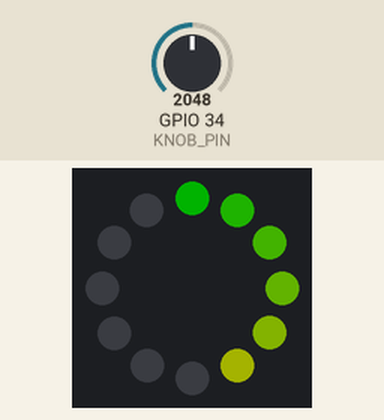
Bench run of a sketch on a simulated ESP32. On the bench: 12 RGB LEDs in a ring, first at the top, clockwise. Inputs (shaded band) come from the test bench; at power-on: GPIO 34 (KNOB_PIN) = 2048. Dim RGB values are drawn brighter than linear; what the sketch prints to the serial monitor is not drawn.

Above: at 1.2 s.
1.3 s: GPIO 34 (KNOB_PIN) set to 2866
At 1.9 s:
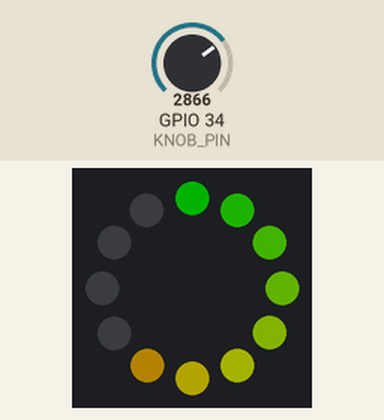
2.8 s: GPIO 34 (KNOB_PIN) set to 3603
At 3.7 s:
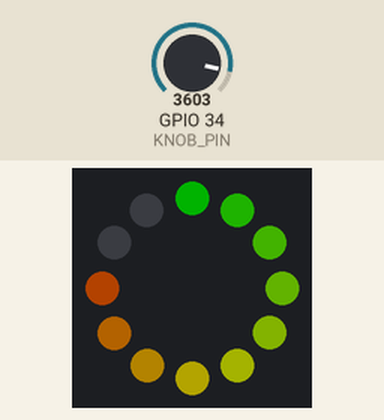
4.3 s: GPIO 34 (KNOB_PIN) set to 4095
At 4.8 s:
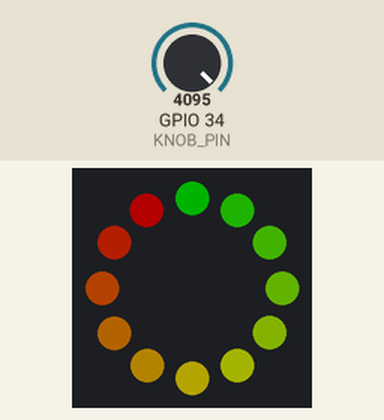
5.8 s: GPIO 34 (KNOB_PIN) set to 2047
At 6.6 s:
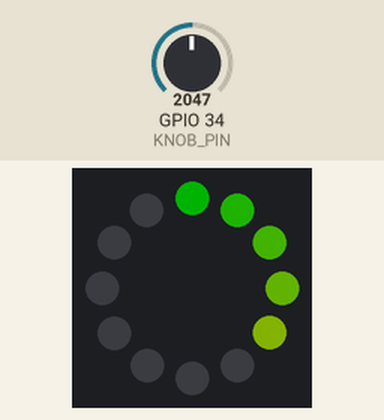
7.3 s: GPIO 34 (KNOB_PIN) set to 1228
At 8.4 s:
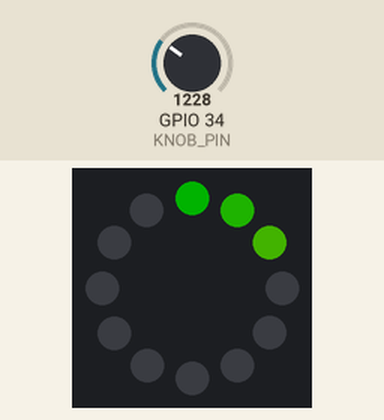
8.8 s: GPIO 34 (KNOB_PIN) set to 0
At 9.6 s:
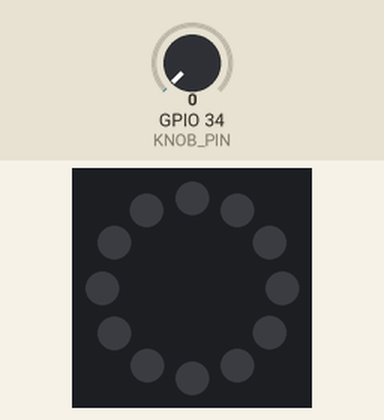
Timing chart, 0 to 11.3 s (numbered marks = the images above; inputs shaded):
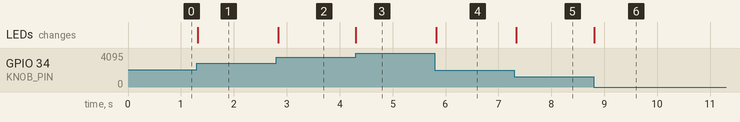

The sketch:

ring.ino
```cpp
// WS2812B LED রিং দিয়ে মিটার — ESP32 বোর্ড
// নব ঘোরালে কয়টা LED জ্বলবে তা বদলায়: শুরুর দিকে সবুজ, শেষের দিকে লাল।
// রিংয়ের VCC যাবে VIN-এ (৫ V), GND যাবে GND-তে, DIN যাবে D4-এ।
// পটেনশিওমিটারের দুই পাশ 3V3 আর GND-তে, মাঝের পা D34-এ।

#include <Adafruit_NeoPixel.h>

const int RING_PIN = 4;    // রিংয়ের DIN
const int LED_COUNT = 12;  // রিংয়ে কয়টা LED
const int KNOB_PIN = 34;   // পটেনশিওমিটারের মাঝের পা

Adafruit_NeoPixel ring(LED_COUNT, RING_PIN, NEO_GRB + NEO_KHZ800);
int shown = -1;

void setup() {
  Serial.begin(115200);
  ring.begin();
  ring.setBrightness(60);  // LED খুব উজ্জ্বল: ২৫৫-এর মধ্যে ৬০-ই যথেষ্ট
  ring.show();             // শুরুতে সব নেভানো
}

void loop() {
  int level = map(analogRead(KNOB_PIN), 0, 4095, 0, LED_COUNT);
  for (int i = 0; i < LED_COUNT; i++) {
    if (i < level) {
      // রঙের চাকায় সবুজ (তিন ভাগের এক ভাগ ঘুরে) থেকে লাল পর্যন্ত
      uint16_t hue = 21845 - 21845L * i / (LED_COUNT - 1);
      ring.setPixelColor(i, ring.ColorHSV(hue));
    } else {
      ring.setPixelColor(i, 0);  // নেভানো
    }
  }
  ring.show();  // সব রং একসাথে রিংয়ে পাঠাও
  if (level != shown) {
    shown = level;
    Serial.print(level);
    Serial.println(" টি LED জ্বলছে");
  }
  delay(50);
}
```

Measured:
- after the input at 1.3 s, the LEDs: change at once (image 1)
- after the input at 2.8 s, the LEDs: change at once (image 2)
- after the input at 4.3 s, the LEDs: change at once (image 3)
- after the input at 5.8 s, the LEDs: change at once (image 4)
- after the input at 7.3 s, the LEDs: change at once (image 5)
- after the input at 8.8 s, the LEDs: change at once (image 6)
